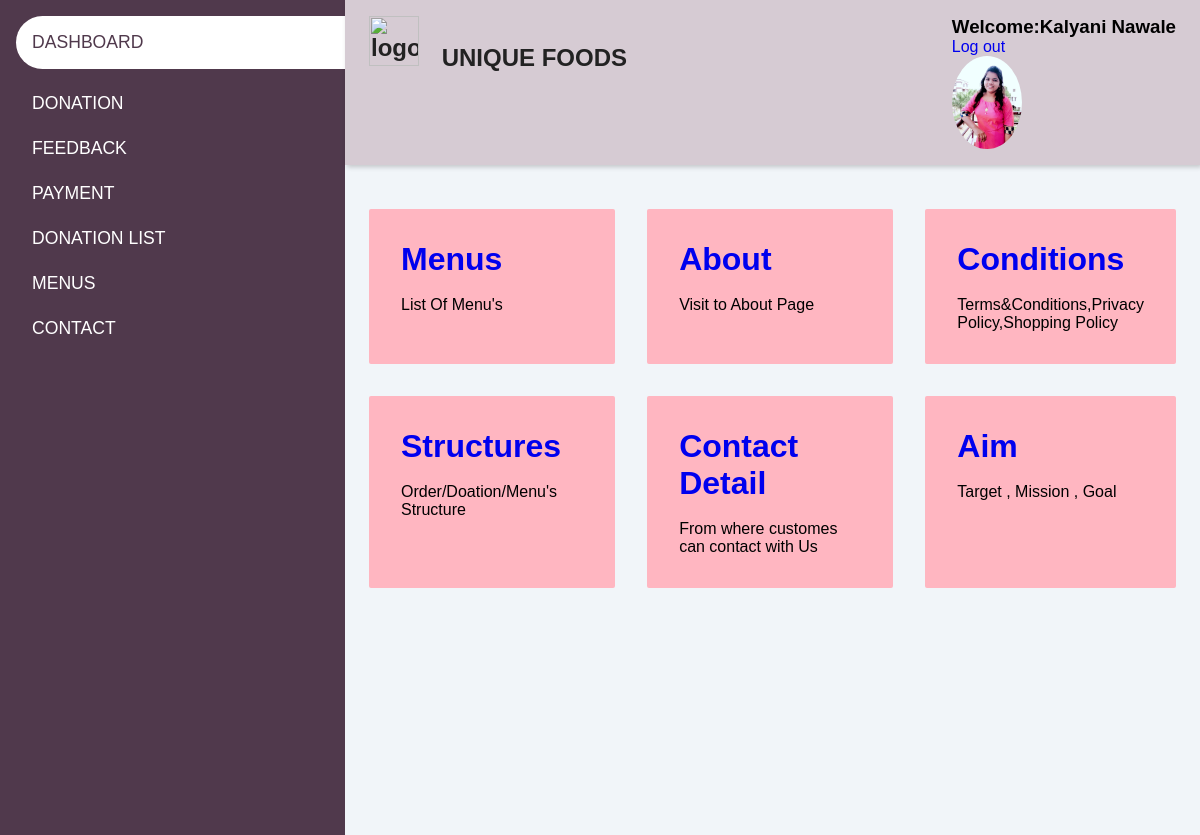
Page /Dashboard.php (signed in) on the committed database.
### tables this page shows
CREATE TABLE `users` (
  `user_id` int(11) NOT NULL,
  `username` varchar(50) NOT NULL,
  `password` varchar(50) NOT NULL,
  `name` varchar(50) NOT NULL,
  `img` varchar(255) NOT NULL
);

### session.php (called while the page is built, shortened)
<?php
$session_id=$_SESSION['user_id'];
?>

### Dashboard.php (the view, shortened to what this page needs)
<?php
include('dbcon.php');
include('session.php');
$result=mysqli_query($con, "select * from users where user_id='$session_id'")or die('Error In Session');
$row=mysqli_fetch_array($result);
 ?>
<html>
<head>
<link rel="stylesheet" href="https://maxst.icons8.com/vue-static/landings/line-awesome/line-awesome/1.3.0/css/line-awesome.min.css">
<link rel="stylesheet" >
</head>
<body>
    <div class="form-wrapper">
    <center><h3>Welcome: <?php echo $row['name']; ?> </h3></center>
	 <div class="reminder">
    <p><a href="logout.php">Log out</a></p>
  </div>
</div>
    <div class="sidebar">
        <div class="sidebar-menu">
            <ul>
                <li><a href="Dashboard.php" class="active"><span class="la la-align-justify"></span>
                    <span> DASHBOARD</span></a>
                </li>
                <li><a href="dondash.php"><span class="la la-gift"></span>
                    <span>DONATION</span></a>
                </li>
                <li><a href="disfeedback.php"><span class="las la-images"></span>
                    <span> FEEDBACK</span></a>
                </li>
                <li><a href="paydash.php"><span class=" la la-money"></span>
                    <span> PAYMENT </span></a>
                </li>
                <li><a href="Donation.php"><span class="la la-list"></span>
                    <span> DONATION LIST </span></a>
                </li>
                <li><a href="index.php"><span class="la la-file-text"></span>
                    <span> MENUS</span></a>
                </li>
                <li><a href="discontactus.php"><span class="las la-clipboard-list"></span>
                    <span> CONTACT </span></a>
                </li>
            </ul>
        </div>
    </div>
    <div class="main-content">
        <header>
               <h2>
                <label for="">
                <img src="https://scontent.fbom19-2.fna.fbcdn.net/v/t1.6435-9/177572261_105760458323793_2063382909927757254_n.jpg?_nc_cat=106&ccb=1-3&_nc_sid=09cbfe&_nc_ohc=AUP33dX5_sQAX_ssm9q&_nc_ht=scontent.fbom19-2.fna&oh=d151db2d1c5c4c5d5d6f6c6fd0aed406&oe=60DA35CA" alt="logo" width="50px">
                </label>
               UNIQUE FOODS
               </h2>
<div class="form-wrapper">
    <center><h3>Welcome:<?php echo $row['name']; ?> </h3></center>
	 <div class="reminder">
    <p><a href="logout.php">Log out</a></p>
  </div>
           <div class="user-wrapper">
                 <div>
                <a href="index.php"> <img src=" <?php echo $row['img']; ?>"  width="70px"></a>
                </div>
            </div>
        </header>
        <main>
 <br><br>
            <div class="cards">
              <div class="card-single">
                    <div>
                    <a href="product.php">   <h1> Menus </h1></a><br>
                        <span> List Of Menu's </span>
                    </div>
                </div>
                <div class="card-single">
                    <div>
                     <a href="About.php">   <h1>About</h1></a><br>
                        <span>Visit to About Page</span>
                    </div>
                </div>
                <div class="card-single">
                    <div>
                       <a href="TSCP.php"> <h1>Conditions</h1></a><br>
                        <span>Terms&Conditions,Privacy Policy,Shopping Policy</span>
                    </div>
                </div>
                <div class="card-single">
                    <div>
                      <a href="structure.php">  <h1>Structures</h1></a><br>
                        <span>Order/Doation/Menu's Structure</span>
                    </div>
                </div>
                <div class="card-single">
                    <div>
                      <a href="contact.php">  <h1>Contact Detail</h1>  </a><br>
                        <span>From where customes can contact with Us</span>
                    </div>
                </div>
                <div class="card-single">
                    <div>
                       <a href="aim.php"> <h1>Aim</h1></a><br>
                        <span>Target , Mission , Goal</span>
                    </div>
                </div>
            </div>
        </main>
    </div>
</body>
</html>

### Dashboard.php (style rules this page uses)
:root { --main-color: #50394c; --color-dark: #1D2231; --text-grey: #8390A2; }
* { padding: 0; margin: 0; box-sizing: border-box; list-style-type: none; text-decoration: none; font-family: 'Poppins', sans-serif; }
.sidebar { width: 345px; position: fixed; left: 0; top: 0; height: 100%; background: var(--main-color); z-index: 100; }
.sidebar-menu { margin-top: 1rem; }
.sidebar-menu li { width: 100%; margin-bottom: 1.5rem; padding-left: 1rem; }
.sidebar-menu a { padding-left: 1rem; display: block; color: #fff; font-size: 1.1rem; }
.sidebar-menu a.active { background: #fff; padding-top: 1rem ; padding-bottom: 1rem; color: var(--main-color); border-radius: 30px 0px 0px 30px; }
.main-content { margin-left: 345px; }
header { display: flex; justify-content: space-between; background-color:#d6cbd3; padding: 1rem 1.5rem; box-shadow: 2px 2px 5px rgba(0,0,0,0.2); position: fixed; left: 345px; width: calc(100% - 345px); top: 0; z-index: 100; }
header h2 { color: #222; }
header label { font-size: 1.5rem; padding-right: 1rem; }
.user-wrapper { display: inline-flex; align-items: center; }
.user-wrapper img { border-radius: 50%; margin-right: 1rem; }
main { margin-top: 85px; padding: 2rem 1.5rem; background: #f1f5f9; min-height: calc(100vh - 90px); }
.cards { display: grid; grid-template-columns: repeat(3, 1fr); grid-gap: 2rem; margin-top: 1rem; }
.card-single { display: flex; justify-content: space-between; background: #ffb6c1; padding: 2rem; border-radius: 2px; }

### rows in the picture
users: name "Kalyani Nawale", img (picture)
